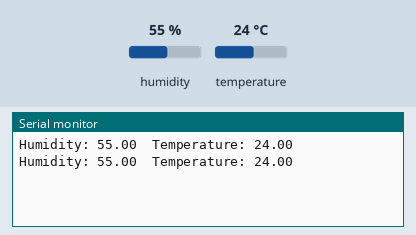
Recording of a sketch running on a simulated Arduino Uno, built with avr-gcc and run on an emulated ATmega328P. On the bench: the last lines printed to the serial monitor. The inputs (shaded band) are chosen by the test bench; at power-on: humidity 55 %, temperature 24 °C.

Above: at 4.8 s.
4.9 s: humidity set to 22 %
At 7.1 s:
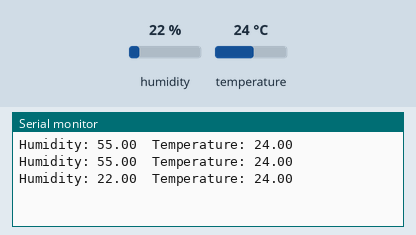
7.9 s: temperature set to 12 °C
At 8.9 s:
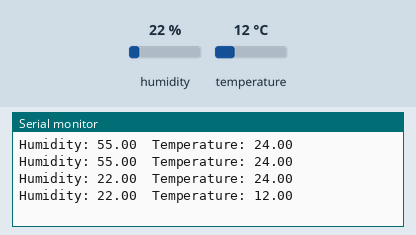
10.9 s: humidity set to 40 %
At 12.4 s:
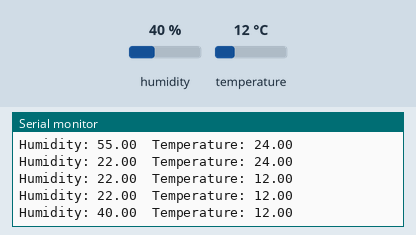
Timing chart, 0 to 13.9 s (numbered marks = the images above; inputs shaded):
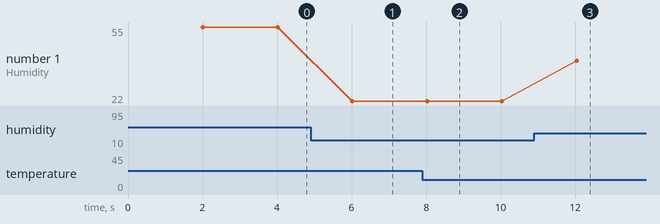

The sketch:

DHT_22.ino
```cpp
//CODE FOR DHT22 Sensor (Just get the values and print)

# include "DHT.h"

#define DHTPIN 2
#define DHTTYPE DHT22

DHT dht(DHTPIN, DHTTYPE);

void setup()
{
  Serial.begin(9600);     //Baud rate = 9600
  dht.begin();            //Start up the sensor
}

void loop()
{
  delay(2000);            //Essential delay between measurements because DHT22 is a finicky sensor

  float Relative_Humidity = dht.readHumidity();             //Read the humidity from the sensor
  float Absolute_Temperature = dht.readTemperature();       //Read the temperature from the sensor in degree celsius

  if(isnan(Relative_Humidity) || isnan(Absolute_Temperature))     //This check is necessary because sometimes the DHT gives NaN errors
  {
    Serial.println("Failed to read from sensor!");
    return;
  }

  Serial.print("Humidity: ");
  Serial.print(Relative_Humidity);

  Serial.print("\tTemperature: ");
  Serial.println(Absolute_Temperature);
}
```

Measured:
- after the input at 4.9 s, the serial monitor: prints a new line after 1.1 s (image 1)
- after the input at 7.9 s, the serial monitor: prints a new line after 0.12 s (image 2)
- after the input at 10.9 s, the serial monitor: prints a new line after 1.1 s (image 3)
- plotted number 1: 55 → 22 after the input at 4.9 s, 22 → 40 after the input at 10.9 s
